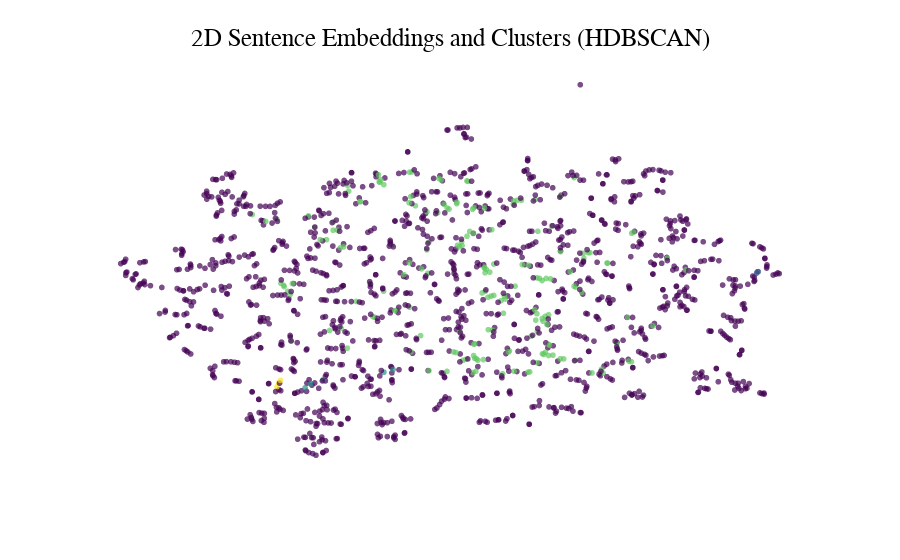

Source (notebook cell):
### Code cell
# Créer un graphique dynamique avec Plotly
fig = px.scatter(
    df[['content', 'embedding_prop_x', 'embedding_prop_y', 'cluster_label_hdbscan']], 
    x='embedding_prop_x', 
    y='embedding_prop_y', 
    hover_name='content',
    color='cluster_label_hdbscan', 
    color_continuous_scale='Viridis',  # Choisir une palette de couleurs
    range_color=[0, df['cluster_label_hdbscan'].max()],  # Définir la plage de couleurs en fonction des étiquettes de cluster
    labels={'cluster_label_hdbscan': 'Cluster Label'},  # Renommer l'étiquette de la légende
    color_continuous_midpoint=int(df['cluster_label_hdbscan'].max() / 2),  # Point médian de la palette de couleurs
    opacity=0.7
)
fig.update_traces(textposition='top center', showlegend=False)
fig.update_xaxes(visible=False)
fig.update_yaxes(visible=False)
fig.update_layout(
    title=dict(
        text='2D Sentence Embeddings and Clusters (HDBSCAN)',
        font=dict(
            size=25,
            color="black",
            family="Arial"
        ),
        xanchor="center",
        yanchor="top",
        x=0.5,
        y=0.95
    ),
    template='simple_white',
    hoverlabel_font_size=16,
    coloraxis_showscale=False,
)

fig.show()

### Figure 1 — Plotly figure (JSON) as saved in the notebook; plotly's stock layout.template omitted (floating-point values rounded to 4 significant figures; data arrays with more than 128 entries replaced by an {"elided": "..."} marker saying what was removed)
{"data": [{"hovertemplate": "<b>%{hovertext}</b><br><br>embedding_prop_x=%{x}<br>embedding_prop_y=%{y}<br>Cluster Label=%{marker.color}<extra></extra>", "hovertext": {"elided": "1493 str values"}, "legendgroup": "", "marker": {"color": {"elided": "1493 int values"}, "coloraxis": "coloraxis", "opacity": 0.7, "symbol": "circle"}, "mode": "markers", "name": "", "showlegend": false, "textposition": "top center", "type": "scattergl", "x": {"elided": "1493 float values"}, "xaxis": "x", "y": {"elided": "1493 float values"}, "yaxis": "y"}], "layout": {"coloraxis": {"cmax": 4, "cmid": 2, "cmin": 0, "colorbar": {"title": {"text": "Cluster Label"}}, "colorscale": [[0, "#440154"], [0.1111, "#482878"], [0.2222, "#3e4989"], [0.3333, "#31688e"], [0.4444, "#26828e"], [0.5556, "#1f9e89"], [0.6667, "#35b779"], [0.7778, "#6ece58"], [0.8889, "#b5de2b"], [1, "#fde725"]], "showscale": false}, "hoverlabel": {"font": {"size": 16}}, "legend": {"tracegroupgap": 0}, "margin": {"t": 60}, "title": {"font": {"color": "black", "family": "Arial", "size": 25}, "text": "2D Sentence Embeddings and Clusters (HDBSCAN)", "x": 0.5, "xanchor": "center", "y": 0.95, "yanchor": "top"}, "xaxis": {"anchor": "y", "domain": [0, 1], "title": {"text": "embedding_prop_x"}, "visible": false}, "yaxis": {"anchor": "x", "domain": [0, 1], "title": {"text": "embedding_prop_y"}, "visible": false}}}
